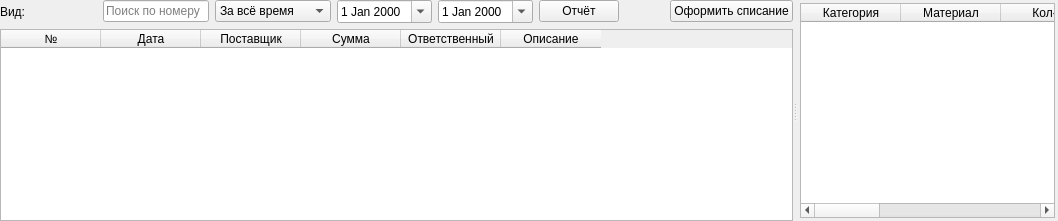
         <widget class="QWidget" name="page_4">
          <layout class="QGridLayout" name="gridLayout_24">
           <property name="leftMargin">
            <number>0</number>
           </property>
           <property name="topMargin">
            <number>0</number>
           </property>
           <property name="rightMargin">
            <number>0</number>
           </property>
           <property name="bottomMargin">
            <number>0</number>
           </property>
           <item row="0" column="0">
            <widget class="QSplitter" name="splitter_3">
             <property name="orientation">
              <enum>Qt::Orientation::Horizontal</enum>
             </property>
             <property name="opaqueResize">
              <bool>true</bool>
             </property>
             <property name="handleWidth">
              <number>4</number>
             </property>
             <property name="childrenCollapsible">
              <bool>true</bool>
             </property>
             <widget class="QWidget" name="layoutWidget_5">
              <layout class="QGridLayout" name="gridLayout_25">
               <property name="leftMargin">
                <number>0</number>
               </property>
               <property name="topMargin">
                <number>0</number>
               </property>
               <property name="rightMargin">
                <number>0</number>
               </property>
               <property name="bottomMargin">
                <number>0</number>
               </property>
               <item row="1" column="0" colspan="10">
                <widget class="QTableWidget" name="tw_outgoing_history">
                 <property name="palette">
                  <palette>
                   <active>
                    <colorrole role="Highlight">
                     <brush brushstyle="SolidPattern">
                      <color alpha="255">
                       <red>187</red>
                       <green>202</green>
                       <blue>212</blue>
                      </color>
                     </brush>
                    </colorrole>
                   </active>
                   <inactive>
                    <colorrole role="Highlight">
                     <brush brushstyle="SolidPattern">
                      <color alpha="255">
                       <red>187</red>
                       <green>202</green>
                       <blue>212</blue>
                      </color>
                     </brush>
                    </colorrole>
                   </inactive>
                   <disabled>
                    <colorrole role="Highlight">
                     <brush brushstyle="SolidPattern">
                      <color alpha="255">
                       <red>0</red>
                       <green>255</green>
                       <blue>0</blue>
                      </color>
                     </brush>
                    </colorrole>
                   </disabled>
                  </palette>
                 </property>
                 <property name="font">
                  <font>
                   <hintingpreference>PreferDefaultHinting</hintingpreference>
                  </font>
                 </property>
                 <property name="mouseTracking">
                  <bool>false</bool>
                 </property>
                 <property name="focusPolicy">
                  <enum>Qt::FocusPolicy::StrongFocus</enum>
                 </property>
                 <property name="autoFillBackground">
                  <bool>false</bool>
                 </property>
                 <property name="styleSheet">
                  <string notr="true"/>
                 </property>
                 <property name="frameShape">
                  <enum>QFrame::Shape::StyledPanel</enum>
                 </property>
                 <property name="editTriggers">
                  <set>QAbstractItemView::EditTrigger::NoEditTriggers</set>
                 </property>
                 <property name="alternatingRowColors">
                  <bool>true</bool>
                 </property>
                 <property name="selectionMode">
                  <enum>QAbstractItemView::SelectionMode::SingleSelection</enum>
                 </property>
                 <property name="selectionBehavior">
                  <enum>QAbstractItemView::SelectionBehavior::SelectRows</enum>
                 </property>
                 <property name="verticalScrollMode">
                  <enum>QAbstractItemView::ScrollMode::ScrollPerPixel</enum>
                 </property>
                 <attribute name="horizontalHeaderVisible">
                  <bool>true</bool>
                 </attribute>
                 <attribute name="horizontalHeaderHighlightSections">
                  <bool>true</bool>
                 </attribute>
                 <attribute name="verticalHeaderVisible">
                  <bool>false</bool>
                 </attribute>
                 <attribute name="verticalHeaderHighlightSections">
                  <bool>true</bool>
                 </attribute>
                 <column>
                  <property name="text">
                   <string>№</string>
                  </property>
                 </column>
                 <column>
                  <property name="text">
                   <string>Дата</string>
                  </property>
                 </column>
                 <column>
                  <property name="text">
                   <string>Поставщик</string>
                  </property>
                 </column>
                 <column>
                  <property name="text">
                   <string>Сумма</string>
                  </property>
                 </column>
                 <column>
                  <property name="text">
                   <string>Ответственный</string>
                  </property>
                 </column>
                 <column>
                  <property name="text">
                   <string>Описание</string>
                  </property>
                 </column>
                </widget>
               </item>
               <item row="0" column="5">
                <widget class="QDateEdit" name="de_outgoing_start">
                 <property name="calendarPopup">
                  <bool>true</bool>
                 </property>
                </widget>
               </item>
               <item row="0" column="9">
                <widget class="QPushButton" name="pb_outgoing_add">
                 <property name="text">
                  <string>Оформить списание</string>
                 </property>
                </widget>
               </item>
               <item row="0" column="3">
                <widget class="QLineEdit" name="le_outgoing_search">
                 <property name="placeholderText">
                  <string>Поиск по номеру</string>
                 </property>
                </widget>
               </item>
               <item row="0" column="0">
                <widget class="QLabel" name="label_11">
                 <property name="text">
                  <string>Вид:</string>
                 </property>
                </widget>
               </item>
               <item row="0" column="8">
                <spacer name="horizontalSpacer_10">
                 <property name="orientation">
                  <enum>Qt::Orientation::Horizontal</enum>
                 </property>
                 <property name="sizeHint" stdset="0">
                  <size>
                   <width>40</width>
                   <height>20</height>
                  </size>
                 </property>
                </spacer>
               </item>
               <item row="0" column="4">
                <widget class="QComboBox" name="cb_outgoing_period">
                 <property name="sizeAdjustPolicy">
                  <enum>QComboBox::SizeAdjustPolicy::AdjustToContents</enum>
                 </property>
                 <item>
                  <property name="text">
                   <string>За всё время</string>
                  </property>
                 </item>
                 <item>
                  <property name="text">
                   <string>За эту неделю</string>
                  </property>
                 </item>
                 <item>
                  <property name="text">
                   <string>За месяц</string>
                  </property>
                 </item>
                 <item>
                  <property name="text">
                   <string>За год</string>
                  </property>
                 </item>
                 <item>
                  <property name="text">
                   <string>Свой интервал</string>
                  </property>
                 </item>
                </widget>
               </item>
               <item row="0" column="6">
                <widget class="QDateEdit" name="de_outgoing_end">
                 <property name="calendarPopup">
                  <bool>true</bool>
                 </property>
                </widget>
               </item>
               <item row="0" column="1">
                <widget class="QPushLabel" name="lb_change_layout_outgoing">
                 <property name="sizePolicy">
                  <sizepolicy hsizetype="Preferred" vsizetype="Preferred">
                   <horstretch>0</horstretch>
                   <verstretch>0</verstretch>
                  </sizepolicy>
                 </property>
                 <property name="minimumSize">
                  <size>
                   <width>20</width>
                   <height>20</height>
                  </size>
                 </property>
                 <property name="maximumSize">
                  <size>
                   <width>20</width>
                   <height>20</height>
                  </size>
                 </property>
                 <property name="text">
                  <string/>
                 </property>
                 <property name="scaledContents">
                  <bool>true</bool>
                 </property>
                 <property name="alignment">
                  <set>Qt::AlignmentFlag::AlignCenter</set>
                 </property>
                 <property name="margin">
                  <number>0</number>
                 </property>
                </widget>
               </item>
               <item row="0" column="2">
                <spacer name="horizontalSpacer_9">
                 <property name="orientation">
                  <enum>Qt::Orientation::Horizontal</enum>
                 </property>
                 <property name="sizeType">
                  <enum>QSizePolicy::Policy::Fixed</enum>
                 </property>
                 <property name="sizeHint" stdset="0">
                  <size>
                   <width>39</width>
                   <height>20</height>
                  </size>
                 </property>
                </spacer>
               </item>
               <item row="0" column="7">
                <widget class="QPushButton" name="pb_outgoing_report">
                 <property name="text">
                  <string>Отчёт</string>
                 </property>
                </widget>
               </item>
              </layout>
             </widget>
             <widget class="QWidget" name="gridLayoutWidget_5">
              <layout class="QGridLayout" name="gridLayout_26">
               <property name="leftMargin">
                <number>3</number>
               </property>
               <property name="topMargin">
                <number>3</number>
               </property>
               <property name="rightMargin">
                <number>3</number>
               </property>
               <property name="bottomMargin">
                <number>3</number>
               </property>
               <property name="horizontalSpacing">
                <number>6</number>
               </property>
               <item row="0" column="0">
                <widget class="QTableWidget" name="tw_outgoing_details">
                 <property name="palette">
                  <palette>
                   <active>
                    <colorrole role="Highlight">
                     <brush brushstyle="SolidPattern">
                      <color alpha="255">
                       <red>187</red>
                       <green>202</green>
                       <blue>212</blue>
                      </color>
                     </brush>
                    </colorrole>
                   </active>
                   <inactive>
                    <colorrole role="Highlight">
                     <brush brushstyle="SolidPattern">
                      <color alpha="255">
                       <red>187</red>
                       <green>202</green>
                       <blue>212</blue>
                      </color>
                     </brush>
                    </colorrole>
                   </inactive>
                   <disabled/>
                  </palette>
                 </property>
                 <property name="editTriggers">
                  <set>QAbstractItemView::EditTrigger::NoEditTriggers</set>
                 </property>
                 <property name="alternatingRowColors">
                  <bool>true</bool>
                 </property>
                 <property name="selectionMode">
                  <enum>QAbstractItemView::SelectionMode::SingleSelection</enum>
                 </property>
                 <property name="selectionBehavior">
                  <enum>QAbstractItemView::SelectionBehavior::SelectRows</enum>
                 </property>
                 <property name="verticalScrollMode">
                  <enum>QAbstractItemView::ScrollMode::ScrollPerPixel</enum>
                 </property>
                 <attribute name="verticalHeaderVisible">
                  <bool>false</bool>
                 </attribute>
                 <column>
                  <property name="text">
                   <string>Категория</string>
                  </property>
                 </column>
                 <column>
                  <property name="text">
                   <string>Материал</string>
                  </property>
                 </column>
                 <column>
                  <property name="text">
                   <string>Кол-во</string>
                  </property>
                 </column>
                 <column>
                  <property name="text">
                   <string>Ед. изм.</string>
                  </property>
                 </column>
                 <column>
                  <property name="text">
                   <string>Цена за ед.</string>
                  </property>
                 </column>
                 <column>
                  <property name="text">
                   <string>Сумма</string>
                  </property>
                 </column>
                 <column>
                  <property name="text">
                   <string>№ партии</string>
                  </property>
                 </column>
                </widget>
               </item>
              </layout>
             </widget>
            </widget>
           </item>
          </layout>
         </widget>
